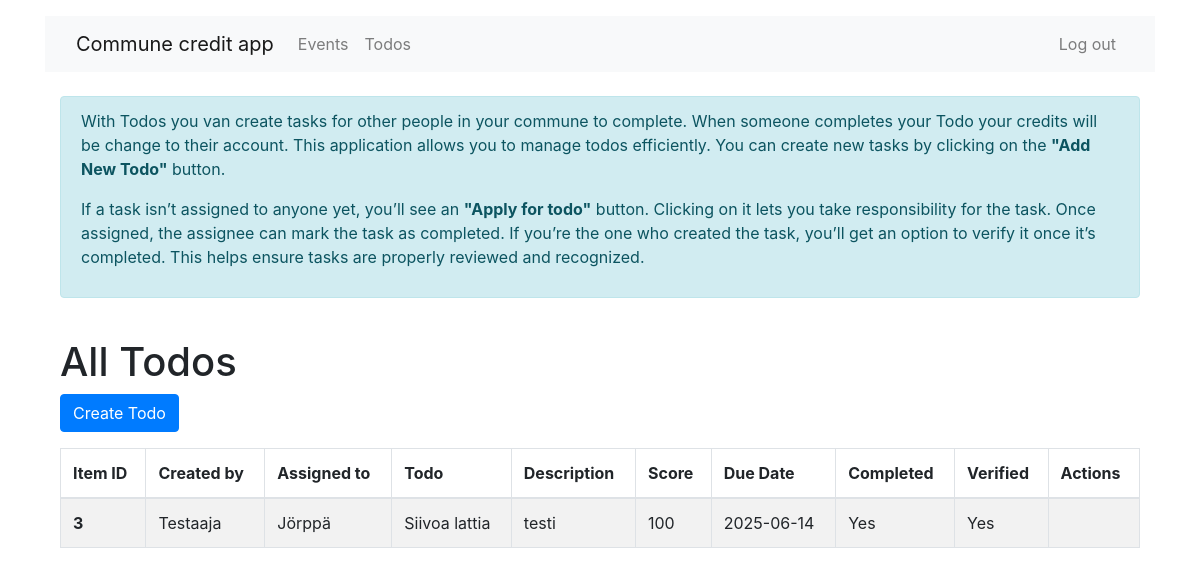
Page /todos/ (signed in) on the committed database.
### tables this page shows
CREATE TABLE todos (
    id INTEGER PRIMARY KEY AUTOINCREMENT,
    user_id INTEGER REFERENCES users(id) ON DELETE CASCADE,
    assigned_to_id INTEGER REFERENCES users(id),
    todo TEXT NOT NULL, 
    description TEXT,
    todo_score INTEGER,
    due_date DATE,
    completed INTEGER NOT NULL DEFAULT 0,
    verified INTEGER NOT NULL DEFAULT 0
);

CREATE TABLE users (
    id INTEGER PRIMARY KEY AUTOINCREMENT,
    username TEXT UNIQUE,
    password TEXT,
    email TEXT UNIQUE
);

### app/mod_todos/controllers.py (the view)
@mod_todos.route("/")
def main_todos():
    if "user_id" not in session:
        return redirect(url_for("users.log_in"))
    user_id = session.get("user_id")
    all_todos = get_all_todos()
    return render_template("todos/main.html", todos=all_todos, user_id=user_id)

### app/db.py (called while the page is built)
def get_connection():
    con = sqlite3.connect("database.db")
    con.execute("PRAGMA foreign_keys = ON")
    con.row_factory = sqlite3.Row
    return con

def query(sql, params=[]):
    con = get_connection()
    result = con.execute(sql, params).fetchall()
    con.close()
    return result

### app/mod_todos/models.py (called while the page is built)
def get_all_todos():
    sql = """
    SELECT
        t.id AS todo_id,
        t.user_id AS user_id,
        a.id AS assigned_to_id,
        u.username AS username,
        a.username AS assigned_to_username,
        t.todo,
        t.description,
        t.todo_score,
        t.due_date,
        t.completed,
        t.verified
    FROM todos t
        JOIN users u ON t.user_id = u.id
    LEFT JOIN users a ON t.assigned_to_id = a.id
    ORDER BY t.due_date DESC
    """
    rows = db.query(sql)
    todos = [dict(row) for row in rows]
    return todos

### app/templates/todos/main.html (shortened to what this page needs)
{% extends "bootstrap/base.html" %}
{% block content %}
{% include 'components/_navbar.html' %}
<div class="container mt-4">
    <div class="row">
        <div class="col">
            <div class="alert alert-info" role="alert">
                <p>
                    With Todos you van create tasks for other people in your commune to complete. When someone completes your Todo your credits will be change to their account. This application allows you to manage todos efficiently. You can create new tasks by
                    clicking on the <strong>"Add New Todo"</strong> button.
                </p>
                <p>
                    If a task isn’t assigned to anyone yet, you’ll see an <strong>"Apply for todo"</strong>
                    button. Clicking on it lets you take responsibility for the task. Once assigned, the
                    assignee can mark the task as completed. If you’re the one who created the task,
                    you’ll get an option to verify it once it’s completed. This helps ensure tasks
                    are properly reviewed and recognized.
                </p>
            </div>
        </div>
    </div>
</div>
<div class="container mt-4">
    <div class="row">
        <div class="col">
            <h1>All Todos</h1>
            <a class="btn btn-primary" href="{{ url_for('todos.new_todo') }}">
                Create Todo
            </a>
            <div class="mt-3">
                <table class="table table-striped table-bordered">
                    <thead>
                        <tr>
                            <th scope="col">Item ID</th>
                            <th scope="col">Created by</th>
                            <th scope="col">Assigned to</th>
                            <th scope="col">Todo</th>
                            <th scope="col">Description</th>
                            <th scope="col">Score</th>
                            <th scope="col">Due Date</th>
                            <th scope="col">Completed</th>
                            <th scope="col">Verified</th>
                            <th scope="col">Actions</th>
                        </tr>
                    </thead>
                    <tbody>
                        {% for item in todos %}
                        <tr>
                            <th scope="row">{{ item.todo_id }}</th>
                            <td>{{ item.username }}</td>
                            <td>
                                {% if item.assigned_to_id or item.user_id == user_id %}
                                <span>{{ item.assigned_to_username }}</span>
                                {% endif %}
                            </td>
                            <td>{{ item.todo }}</td>
                            <td>{{ item.description }}</td>
                            <td>{{ item.todo_score }}</td>
                            <td>{{ item.due_date }}</td>
                            <td>
                                {% if item.assigned_to_id and item.assigned_to_id == user_id and not item.completed %}
                                <form method="POST"
                                    action="{{ url_for('todos.complete_todo', todo_id=item.todo_id, assigned_to_id=item.assigned_to_id) }}"
                                    style="display:inline;">
                                    <button type="submit" class="btn btn-warning">Mark as Complete</button>
                                </form>
                                {% else %}
                                {{ 'Yes' if item.completed else 'No' }}
                                {% endif %}
                            </td>
                            <td>
                                {% if item.completed and item.user_id == user_id and not item.verified %}
                                <form method="POST"
                                    action="{{ url_for('todos.verify_todo', todo_id=item.todo_id, user_id=item.user_id) }}"
                                    style="display:inline;">
                                    <button type="submit" class="btn btn-info">Verify</button>
                                </form>
                                {% else %}
                                {{ 'Yes' if item.verified else 'No' }}
                                {% endif %}
                            </td>
                            <td>
                            </td>
                        </tr>
                        {% endfor %}
                    </tbody>
                </table>
            </div>
        </div>
    </div>
</div>
{% endblock %}

### rows in the picture
todos: todo_id "3", username "Testaaja", assigned_to_username "Jörppä", todo "Siivoa lattia", description "testi", todo_score "100", due_date "2025-06-14", completed "Yes", verified "Yes"
